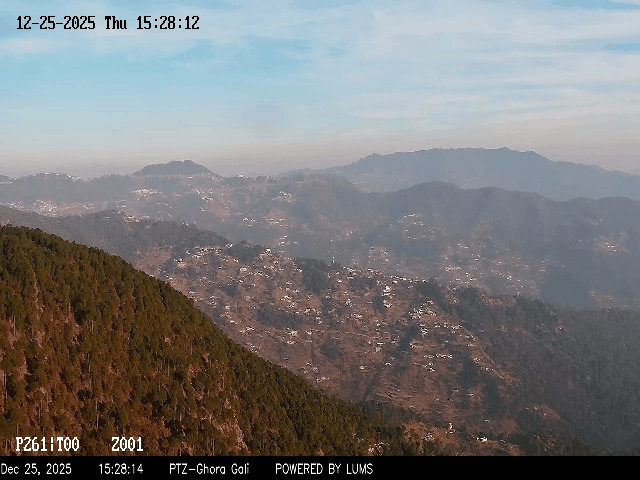
#> input picture frames/frame1_frame_0001.png, 640 x 480 px
$ python -i calibrate_camera.py   (imports and definitions only)
#> lines starting #> are read from the running program, lines starting #| are printed output that depends on the picture
#> further down, picture is the input picture: shape (480, 640, 3); mean B, G, R 121.8, 121.4, 121.5
"""
calibrate_camera.py

Automatically determine the camera's heading, tilt, and horizontal field of view
by matching the observed skyline in an image against a pre-computed synthetic
horizon profile (from build_horizon.py).

How it works
------------
1. Detect the sky/terrain boundary in the image (skyline) per pixel column.
2. Convert detected pixel rows to elevation angles relative to the camera.
3. Coarse 2-D grid search over (heading, HFOV) — tilt is solved analytically
   for each pair, eliminating it as a discrete search dimension and reducing
   search cost by ~14x while improving tilt accuracy.
4. Refine with Nelder-Mead.
5. Save the result to calibration.json.

Cost function uses a trimmed mean (drops worst 20 % of columns) so that
smoke-obscured or tree-covered columns cannot dominate the result.

Usage:
    python calibrate_camera.py ^
        --frame frames/frame4_frame_0006.png ^
        --horizon horizon_profile.csv ^
        --out calibration.json ^
        --show
"""

import argparse
import json
import math
from pathlib import Path

import cv2
import numpy as np
import scipy.interpolate
import scipy.optimize
import scipy.ndimage


# ---------------------------------------------------------------------------
# Horizon profile loader
# ---------------------------------------------------------------------------

# [13 lines left out: function load_horizon, not called in this run]


# ---------------------------------------------------------------------------
# Night-mode pre-processing
# ---------------------------------------------------------------------------

def preprocess_night(image: np.ndarray) -> np.ndarray:
    """
    Prepare a low-light frame for skyline detection.
    1. Erase blue overlay boxes (detection-system artefacts).
    2. Apply CLAHE to amplify faint sky/terrain boundary.
    """
    result = image.copy()

    B = result[:, :, 0].astype(np.int16)
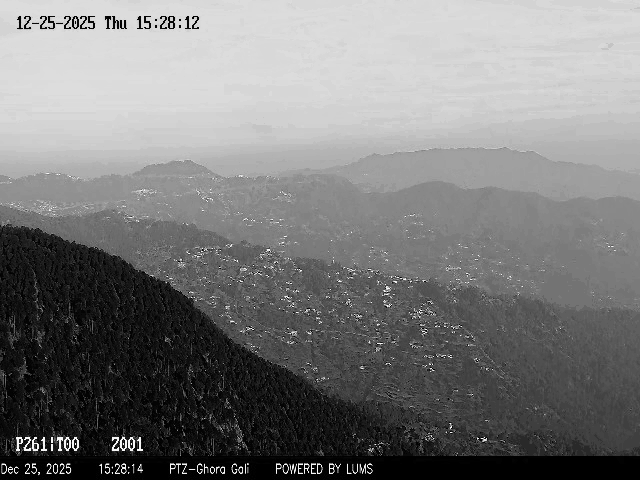
#> B: shape (480, 640) int16; min 0, max 246, mean 121.8
    G = result[:, :, 1].astype(np.int16)
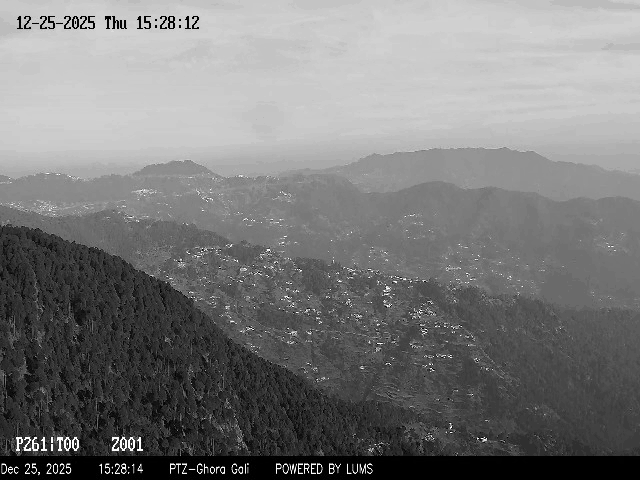
#> G: shape (480, 640) int16; min 0, max 251, mean 121.4
    R = result[:, :, 2].astype(np.int16)
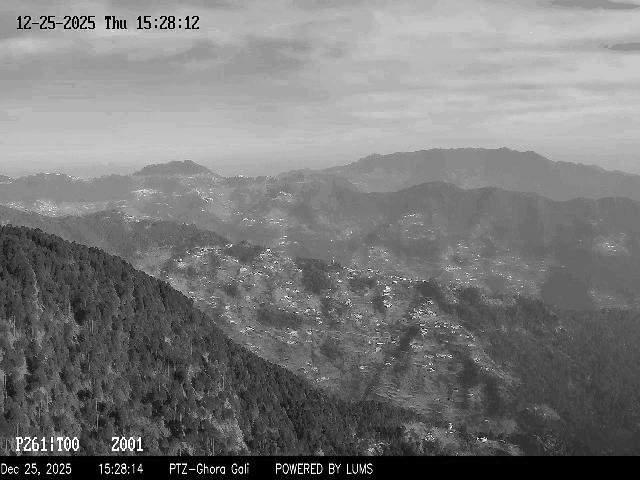
#> R: shape (480, 640) int16; min 0, max 254, mean 121.5
    blue_mask = (B > 80) & ((B - G) > 40) & ((B - R) > 40)
#> blue_mask: shape (480, 640) bool; every value is 0
    kernel     = cv2.getStructuringElement(cv2.MORPH_RECT, (3, 3))
    blue_mask_d = cv2.dilate(blue_mask.astype(np.uint8), kernel).astype(bool)
    result[blue_mask_d] = 0

    lab = cv2.cvtColor(result, cv2.COLOR_BGR2LAB)
#> lab: shape (480, 640, 3); mean of channels 0, 1, 2 127.8, 129.3, 128.6
    clahe = cv2.createCLAHE(clipLimit=3.0, tileGridSize=(8, 8))
    lab[:, :, 0] = clahe.apply(lab[:, :, 0])
#> lab: shape (480, 640, 3); mean of channels 0, 1, 2 134.6, 129.3, 128.6
    return cv2.cvtColor(lab, cv2.COLOR_LAB2BGR)
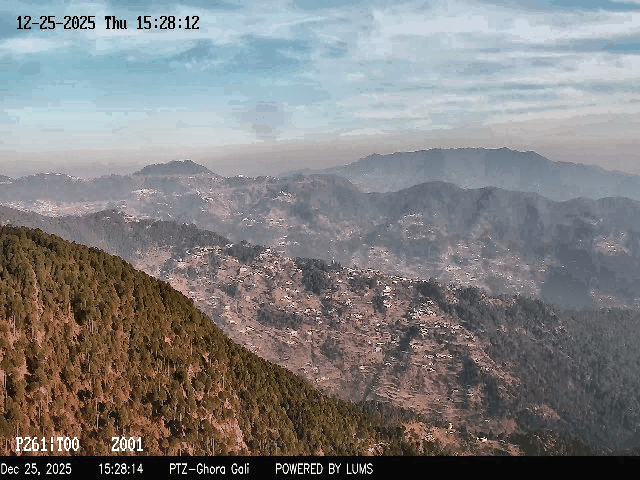
#> returned value: shape (480, 640, 3); mean B, G, R 128, 127.7, 128.4


# ---------------------------------------------------------------------------
# Skyline detection
# ---------------------------------------------------------------------------

# [371 lines left out: functions detect_skyline, compute_cost, compute_optimal_tilt, calibrate, show_result, run and 1 more, not called in this run]


# [2 lines not run here, left out]

>>> import cv2
>>> picture = cv2.imread('frames/frame1_frame_0001.png')
>>> result = preprocess_night(picture)

$ run again, on frames/frame1_frame_0003.png
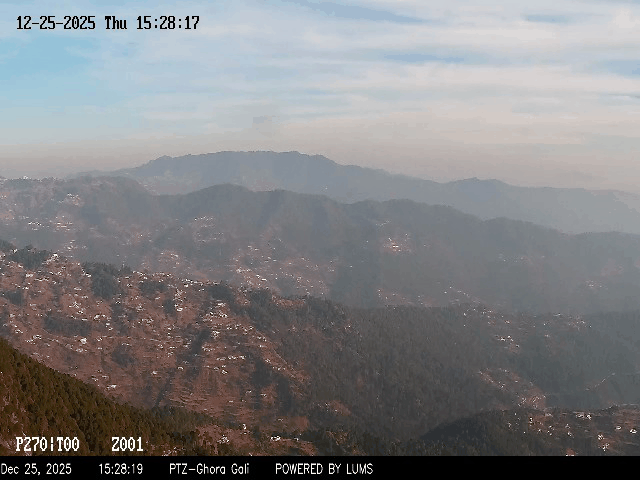
#> input picture frames/frame1_frame_0003.png, 640 x 480 px
#> picture is the input picture: shape (480, 640, 3); mean B, G, R 129.6, 127.8, 128
#> in preprocess_night, `R = result[:, :, 2].astype(np.int16)`:
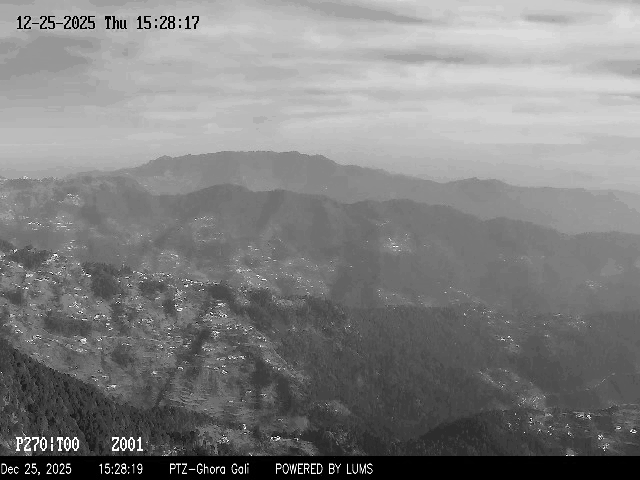
#> R: shape (480, 640) int16; min 0, max 253, mean 128
#> blue_mask: shape (480, 640) bool; every value is 0
#> in preprocess_night, `return cv2.cvtColor(lab, cv2.COLOR_LAB2BGR)`:
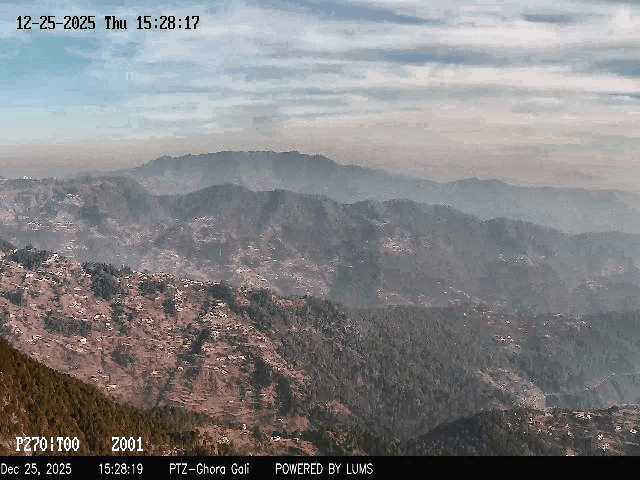
#> returned value: shape (480, 640, 3); mean B, G, R 132.1, 130.3, 130.6

$ run again, on frames/frame1_frame_0004.png
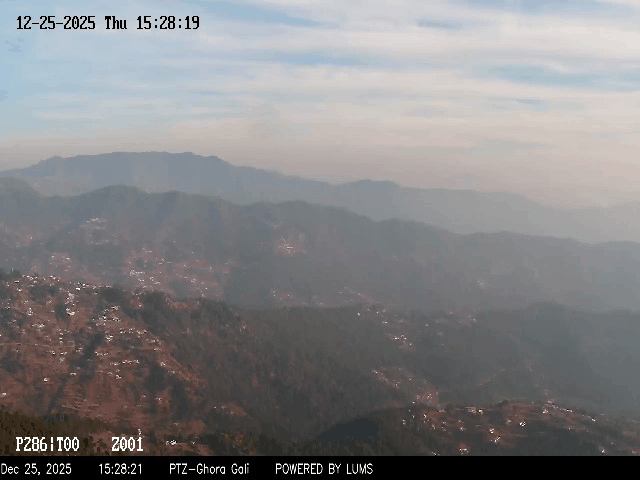
#> input picture frames/frame1_frame_0004.png, 640 x 480 px
#> picture is the input picture: shape (480, 640, 3); mean B, G, R 132.6, 130.9, 131.5
#> in preprocess_night, `R = result[:, :, 2].astype(np.int16)`:
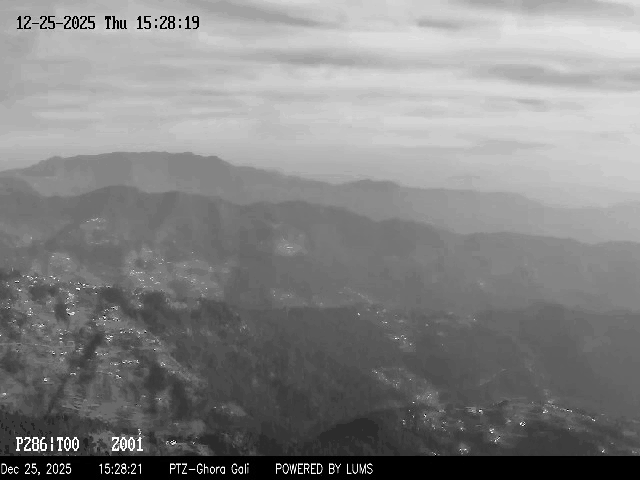
#> R: shape (480, 640) int16; min 0, max 253, mean 131.5
#> blue_mask: shape (480, 640) bool; every value is 0
#> in preprocess_night, `return cv2.cvtColor(lab, cv2.COLOR_LAB2BGR)`:
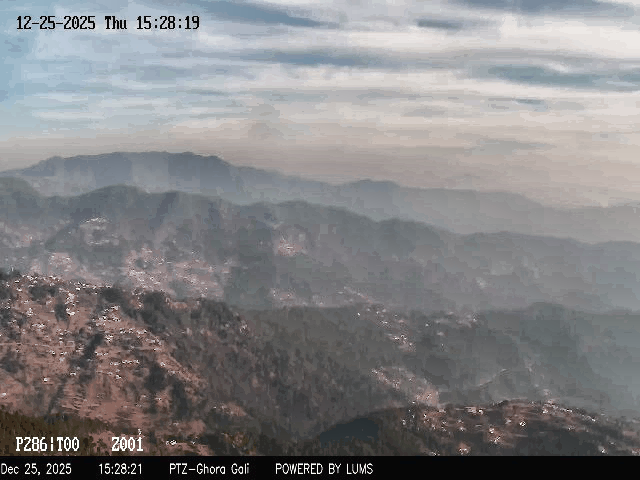
#> returned value: shape (480, 640, 3); mean B, G, R 132.2, 130.6, 131.4

$ run again, on frames/frame1_frame_0005.png
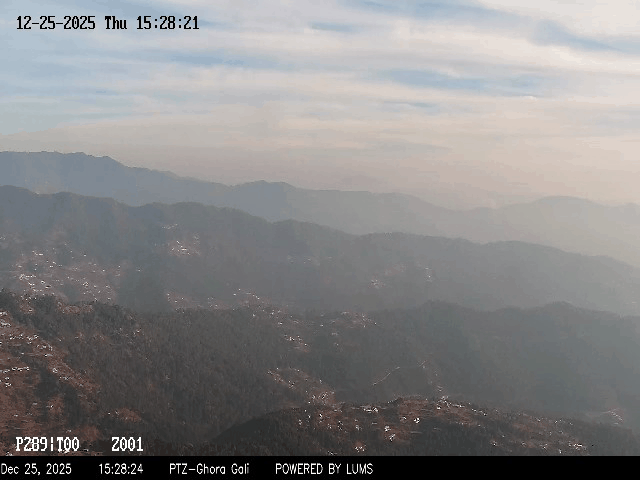
#> input picture frames/frame1_frame_0005.png, 640 x 480 px
#> picture is the input picture: shape (480, 640, 3); mean B, G, R 134.2, 133.7, 134.7
#> in preprocess_night, `R = result[:, :, 2].astype(np.int16)`:
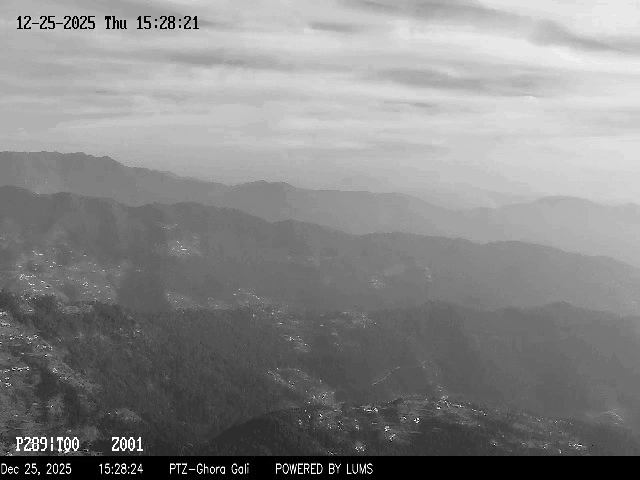
#> R: shape (480, 640) int16; min 0, max 254, mean 134.7
#> blue_mask: shape (480, 640) bool; every value is 0
#> in preprocess_night, `return cv2.cvtColor(lab, cv2.COLOR_LAB2BGR)`:
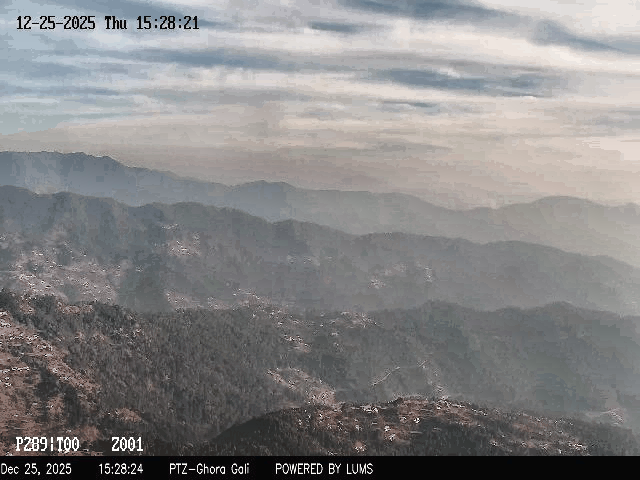
#> returned value: shape (480, 640, 3); mean B, G, R 133.3, 132.8, 133.8
